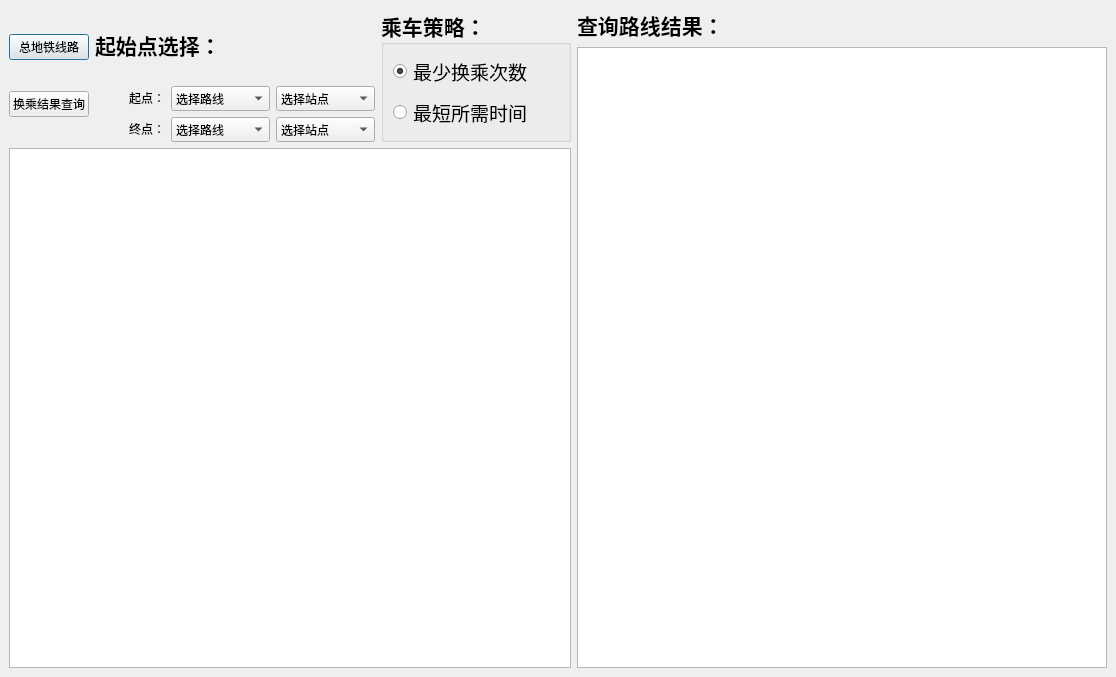
<?xml version="1.0" encoding="UTF-8"?>
<ui version="4.0">
 <class>MainWindow</class>
 <widget class="QMainWindow" name="MainWindow">
  <property name="geometry">
   <rect>
    <x>0</x>
    <y>0</y>
    <width>1116</width>
    <height>677</height>
   </rect>
  </property>
  <property name="font">
   <font>
    <family>.AppleSystemUIFont</family>
   </font>
  </property>
  <property name="windowTitle">
   <string>MainWindow</string>
  </property>
  <widget class="QWidget" name="centralwidget">
   <layout class="QGridLayout" name="gridLayout_2">
    <item row="1" column="0">
     <layout class="QHBoxLayout" name="horizontalLayout_2" stretch="0,0">
      <item>
       <layout class="QVBoxLayout" name="verticalLayout_5">
        <item>
         <layout class="QHBoxLayout" name="horizontalLayout">
          <item>
           <layout class="QVBoxLayout" name="verticalLayout_3">
            <item>
             <widget class="QPushButton" name="allLineButton">
              <property name="text">
               <string>总地铁线路</string>
              </property>
              <property name="default">
               <bool>true</bool>
              </property>
              <property name="flat">
               <bool>false</bool>
              </property>
             </widget>
            </item>
            <item>
             <widget class="QPushButton" name="transferButton">
              <property name="text">
               <string>换乘结果查询</string>
              </property>
              <property name="autoDefault">
               <bool>false</bool>
              </property>
             </widget>
            </item>
           </layout>
          </item>
          <item>
           <layout class="QVBoxLayout" name="verticalLayout_2">
            <item>
             <widget class="QLabel" name="labelTransfer">
              <property name="minimumSize">
               <size>
                <width>280</width>
                <height>30</height>
               </size>
              </property>
              <property name="font">
               <font>
                <family>PingFang SC</family>
                <pointsize>16</pointsize>
                <bold>true</bold>
               </font>
              </property>
              <property name="text">
               <string>起始点选择：</string>
              </property>
             </widget>
            </item>
            <item>
             <layout class="QGridLayout" name="gridLayout" columnstretch="1,4,4" columnminimumwidth="1,4,4">
              <item row="0" column="0">
               <widget class="QLabel" name="startLabel">
                <property name="minimumSize">
                 <size>
                  <width>70</width>
                  <height>20</height>
                 </size>
                </property>
                <property name="font">
                 <font>
                  <family>PingFang SC</family>
                 </font>
                </property>
                <property name="text">
                 <string>&lt;html&gt;&lt;head/&gt;&lt;body&gt;&lt;p align=&quot;right&quot;&gt;起点：&lt;/p&gt;&lt;/body&gt;&lt;/html&gt;</string>
                </property>
                <property name="buddy">
                 <cstring>startLineComboBox</cstring>
                </property>
               </widget>
              </item>
              <item row="0" column="1">
               <widget class="QComboBox" name="startLineComboBox">
                <property name="minimumSize">
                 <size>
                  <width>90</width>
                  <height>20</height>
                 </size>
                </property>
                <property name="font">
                 <font>
                  <family>PingFang SC</family>
                 </font>
                </property>
                <item>
                 <property name="text">
                  <string>选择路线</string>
                 </property>
                </item>
               </widget>
              </item>
              <item row="0" column="2">
               <widget class="QComboBox" name="startStationComboBox">
                <property name="minimumSize">
                 <size>
                  <width>90</width>
                  <height>20</height>
                 </size>
                </property>
                <property name="font">
                 <font>
                  <family>PingFang SC</family>
                 </font>
                </property>
                <item>
                 <property name="text">
                  <string>选择站点</string>
                 </property>
                </item>
               </widget>
              </item>
              <item row="1" column="0">
               <widget class="QLabel" name="destinationLabel">
                <property name="minimumSize">
                 <size>
                  <width>70</width>
                  <height>20</height>
                 </size>
                </property>
                <property name="font">
                 <font>
                  <family>PingFang SC</family>
                 </font>
                </property>
                <property name="text">
                 <string>&lt;html&gt;&lt;head/&gt;&lt;body&gt;&lt;p align=&quot;right&quot;&gt;终点：&lt;/p&gt;&lt;/body&gt;&lt;/html&gt;</string>
                </property>
                <property name="buddy">
                 <cstring>dstLineComboBox</cstring>
                </property>
               </widget>
              </item>
              <item row="1" column="1">
               <widget class="QComboBox" name="dstLineComboBox">
                <property name="minimumSize">
                 <size>
                  <width>90</width>
                  <height>20</height>
                 </size>
                </property>
                <property name="font">
                 <font>
                  <family>PingFang SC</family>
                 </font>
                </property>
                <item>
                 <property name="text">
                  <string>选择路线</string>
                 </property>
                </item>
               </widget>
              </item>
              <item row="1" column="2">
               <widget class="QComboBox" name="dstStationComboBox">
                <property name="minimumSize">
                 <size>
                  <width>90</width>
                  <height>20</height>
                 </size>
                </property>
                <property name="font">
                 <font>
                  <family>PingFang SC</family>
                 </font>
                </property>
                <item>
                 <property name="text">
                  <string>选择站点</string>
                 </property>
                </item>
               </widget>
              </item>
             </layout>
            </item>
           </layout>
          </item>
          <item>
           <layout class="QVBoxLayout" name="verticalLayout_4">
            <item>
             <widget class="QGroupBox" name="groupBox">
              <property name="minimumSize">
               <size>
                <width>190</width>
                <height>60</height>
               </size>
              </property>
              <property name="font">
               <font>
                <family>PingFang SC</family>
                <pointsize>16</pointsize>
                <bold>true</bold>
               </font>
              </property>
              <property name="title">
               <string>乘车策略：</string>
              </property>
              <layout class="QVBoxLayout" name="verticalLayout_6">
               <item>
                <widget class="QRadioButton" name="minTransferButton">
                 <property name="minimumSize">
                  <size>
                   <width>100</width>
                   <height>15</height>
                  </size>
                 </property>
                 <property name="font">
                  <font>
                   <family>PingFang SC</family>
                   <pointsize>14</pointsize>
                   <bold>false</bold>
                  </font>
                 </property>
                 <property name="text">
                  <string>最少换乘次数</string>
                 </property>
                 <property name="checked">
                  <bool>true</bool>
                 </property>
                </widget>
               </item>
               <item>
                <widget class="QRadioButton" name="minTimeButton">
                 <property name="minimumSize">
                  <size>
                   <width>100</width>
                   <height>15</height>
                  </size>
                 </property>
                 <property name="font">
                  <font>
                   <family>PingFang SC</family>
                   <pointsize>14</pointsize>
                   <bold>false</bold>
                  </font>
                 </property>
                 <property name="text">
                  <string>最短所需时间</string>
                 </property>
                 <property name="checked">
                  <bool>false</bool>
                 </property>
                </widget>
               </item>
              </layout>
             </widget>
            </item>
           </layout>
          </item>
         </layout>
        </item>
        <item>
         <widget class="QGraphicsView" name="graphicsView">
          <property name="font">
           <font>
            <family>PingFang SC</family>
           </font>
          </property>
         </widget>
        </item>
       </layout>
      </item>
      <item>
       <layout class="QVBoxLayout" name="verticalLayout">
        <item>
         <widget class="QLabel" name="labelTransferRoute">
          <property name="minimumSize">
           <size>
            <width>280</width>
            <height>20</height>
           </size>
          </property>
          <property name="font">
           <font>
            <family>PingFang SC</family>
            <pointsize>16</pointsize>
            <bold>true</bold>
           </font>
          </property>
          <property name="text">
           <string>查询路线结果：</string>
          </property>
         </widget>
        </item>
        <item>
         <widget class="QTextBrowser" name="routeTextBrowser">
          <property name="minimumSize">
           <size>
            <width>400</width>
            <height>30</height>
           </size>
          </property>
          <property name="font">
           <font>
            <family>PingFang SC</family>
            <pointsize>13</pointsize>
           </font>
          </property>
          <property name="frameShadow">
           <enum>QFrame::Raised</enum>
          </property>
         </widget>
        </item>
       </layout>
      </item>
     </layout>
    </item>
   </layout>
  </widget>
 </widget>
 <resources/>
 <connections/>
</ui>
